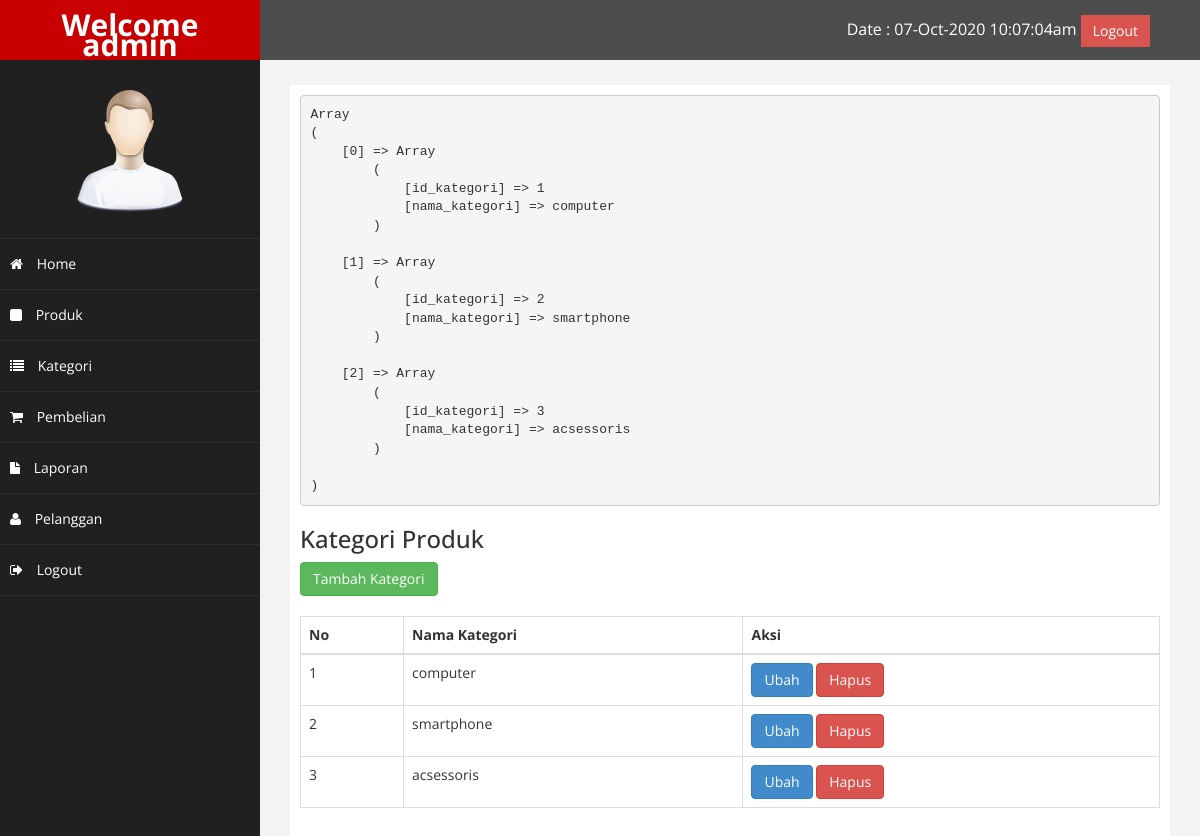
Screenshot of /admin/index.php?halaman=kategori (signed in) with the database file from the repository.
### tables this page shows
CREATE TABLE `kategori` (
  `id_kategori` int(11) NOT NULL,
  `nama_kategori` varchar(200) NOT NULL
);

### admin/kategori.php (the view)
<?php
$query = $koneksi->query("SELECT * FROM kategori");
while ($pecah = $query->fetch_assoc()) {
    $semuaData[] = $pecah;
}
echo "<pre>";
print_r($semuaData);
echo "</pre>";
?>
<h3>Kategori Produk</h3>
<a href="" class="btn btn-success">Tambah Kategori</a><br><br>
<table class="table table-bordered">
    <thead>
        <tr>
            <th>No</th>
            <th>Nama Kategori</th>
            <th>Aksi</th>
        </tr>
    </thead>
    <tbody>
        <?php $nomor = 1; ?>
        <?php foreach ($semuaData as $pecahData) : ?>
            <tr>
                <td><?= $nomor; ?></td>
                <td><?= $pecahData["nama_kategori"]; ?></td>
                <td>
                    <a href="" class="btn btn-primary">Ubah</a>
                    <a href="" class="btn btn-danger">Hapus</a>
                </td>
            </tr>
            <?php $nomor++ ?>
        <?php endforeach ?>
    </tbody>
</table>

### admin/assets/css/custom.css (style rules this page uses)
body { font-family: 'Open Sans', sans-serif; }

### rows the page displays
kategori: nama_kategori "computer"
kategori: nama_kategori "smartphone"
kategori: nama_kategori "acsessoris"
